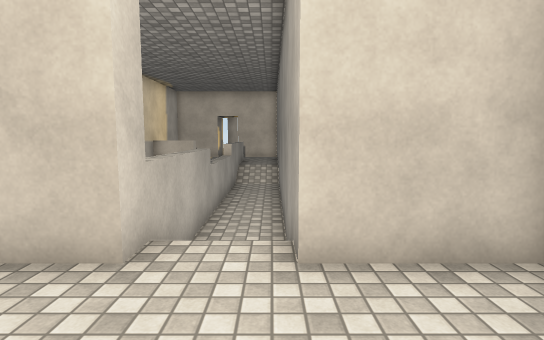
[1] (above)

19 first-person views from a walk through a scene from a Unity 3-D project. The camera is 1.4 m above the floor, tilts 6° down and sees 80° across. The floor is counted in squares, 1 m on a side. Each view is taken from the middle of a square. On the plan, view 1 faces up. The plan holds only what a view shows up to about 15 squares ahead; the rest is blank. The place goes on beyond the plan. The player is left out. Door leaves are left out, so doorways stand open. Surface patterns are stand-ins for the level's own textures.

[2]
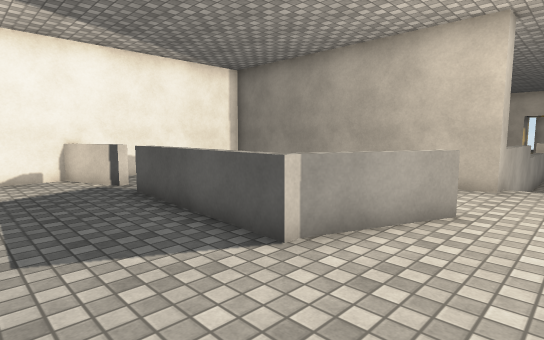

[3]
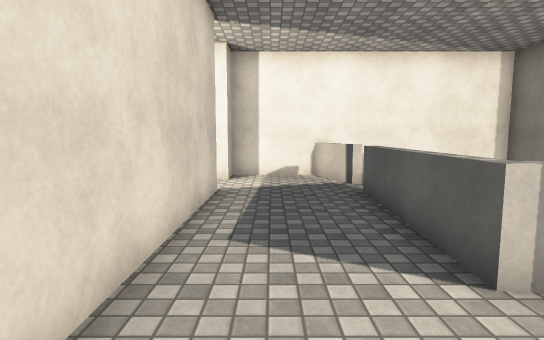

[4]
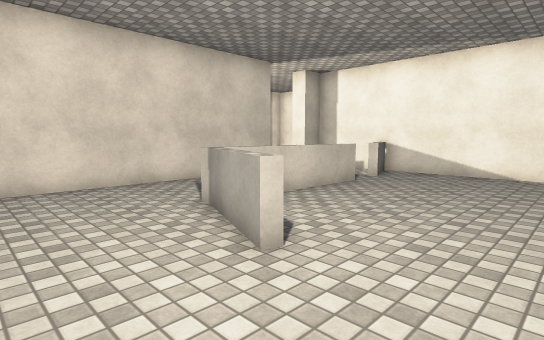

[5]
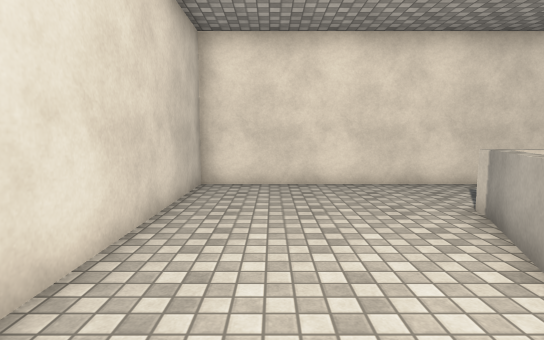

[6]
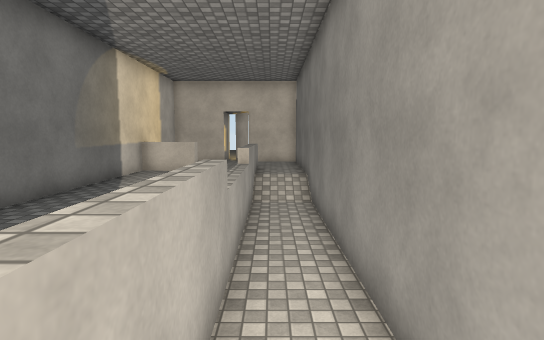

[7]
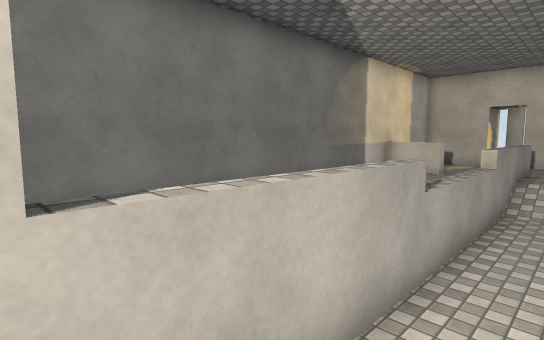

[8]
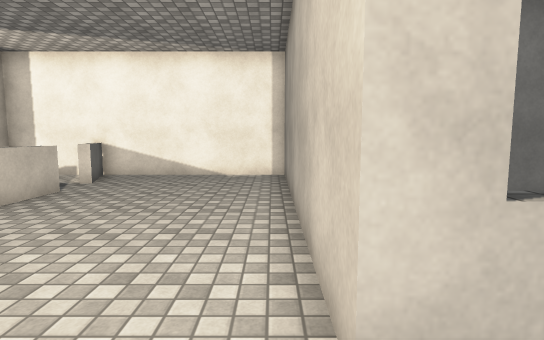

[9]
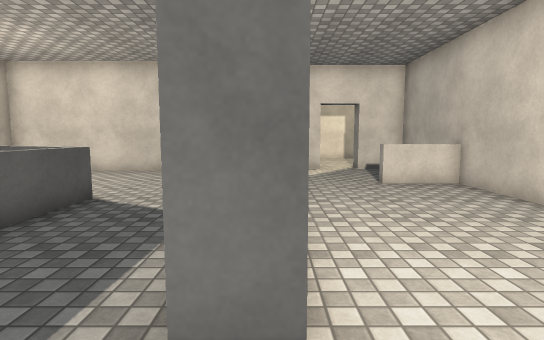

[10]
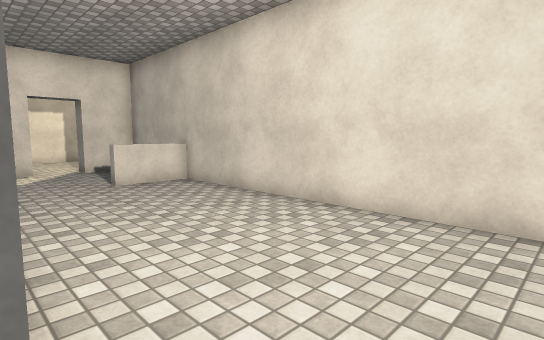

[11]
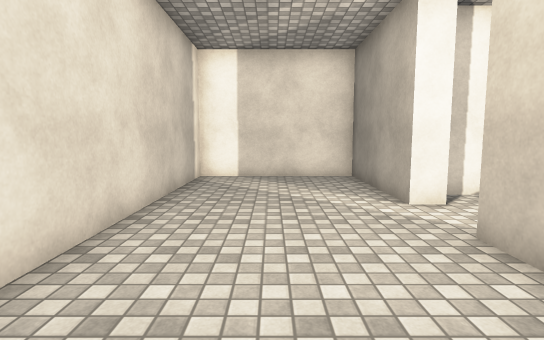

[12]
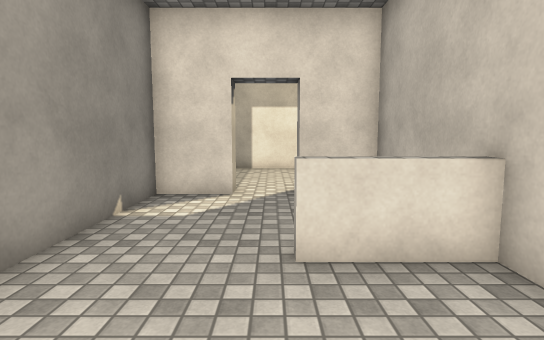

[13]
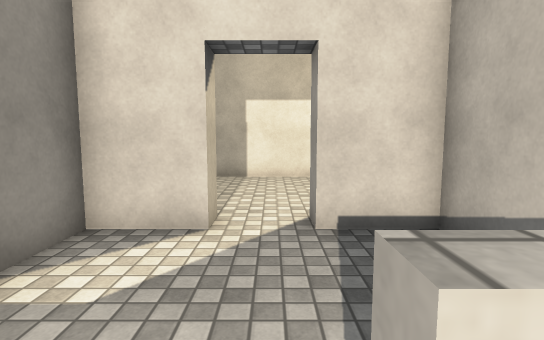

[14]
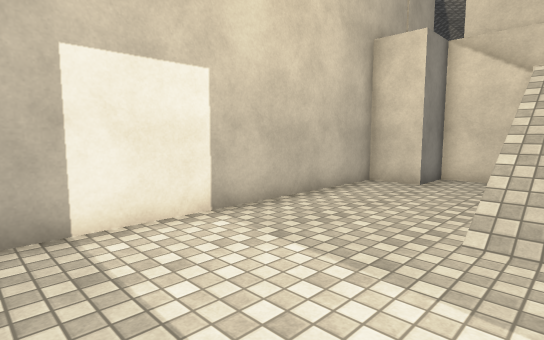

[15]
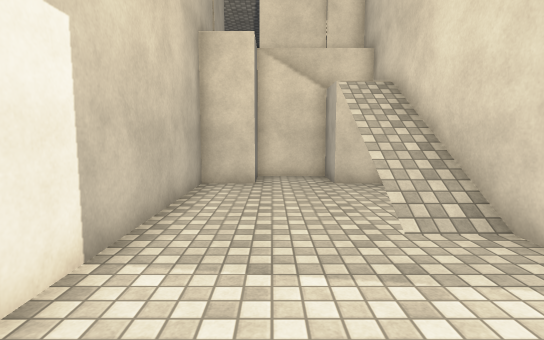

[16]
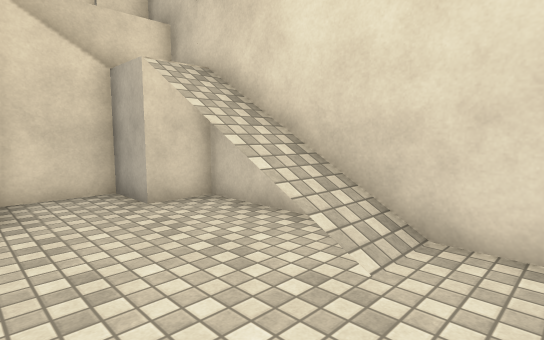

[17]
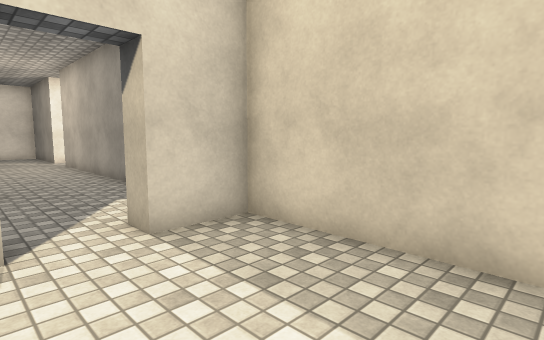

[18]
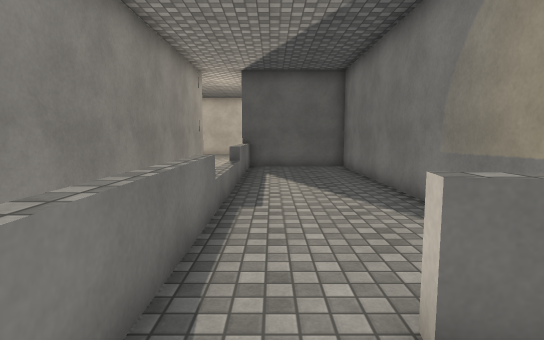

[19]
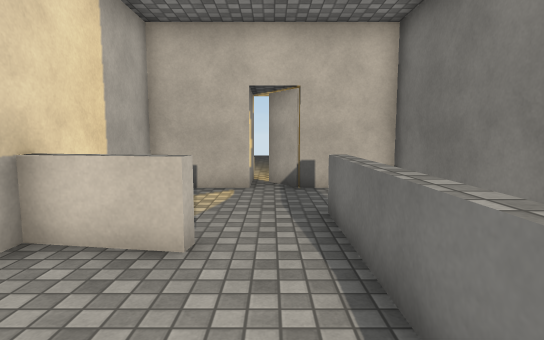

### Floor plan
Key: @ floor where view 1 was taken; # wall or solid block; x gap in a wall; . main floor; - floor 0.75 m lower than the main floor; / step, stairs or slope; D open door; = window, fence, low wall or low ledge; ^ raised ledge.
Columns run from 16 left of view 1 to 10 right of it. Each row starts with its distance up from view 1.
 24             #.
 23             #x
 22           ###.###
 21          # ....  #
 20          # ....  #
 19          #  ..=. #
 18          #  ..^..#
 17          #==..^..#
 16          #....^..#
 15          #....^//#
 14          #....^--#
 13          #....^--#
 12          #....^--#
 11          #....^--#
 10          #....^--#
  9          #....^--#
  8          #....^--#
  7          #....^--#
  6          #....^--#
  5          #....^  #
  4     ###########..###
  3     #..............#
  2     #..............#
  1     #..............#
  0     #.........=.@..#
 -1     #........#=....#
 -2     #........=.....#
 -3     #==.#====^.....#
 -4     #..............#
 -5     #..............#
 -6     #..............#
 -7 ######..###################
 -8 #...................#.....#
 -9 #..................DD.....#
-10 #..................DD.....#
-11 #...............^...#.....#
-12 #...............^   #.....#
-13 #####################//...#
-14                     #//...#
-15                     #/ ...#
-16                     #.....#
-17                     #.....#
-18                     ###..##
-19                       #..#
-20                       ####

Where each view was taken, in squares from view 1:
view 1: 0 up, 0 right, facing up
view 2: 6 down, 0 right, facing up-left
view 3: 5 down, 0 right, facing left
view 4: 3 up, 1 right, facing down-left
view 5: 3 up, 1 right, facing down
view 6: 4 up, 1 left, facing up
view 7: 4 up, 0 right, facing up-left
view 8: 3 up, 0 right, facing left
view 9: 7 down, 10 left, facing right
view 10: 7 down, 10 left, facing down-right
view 11: 10 down, 4 left, facing left
view 12: 10 down, 4 left, facing right
view 13: 10 down, 1 left, facing right
view 14: 8 down, 5 right, facing down-right
view 15: 8 down, 8 right, facing down
view 16: 11 down, 9 right, facing down-left
view 17: 11 down, 9 right, facing up-left
view 18: 19 up, 3 left, facing down
view 19: 13 up, 3 left, facing up
